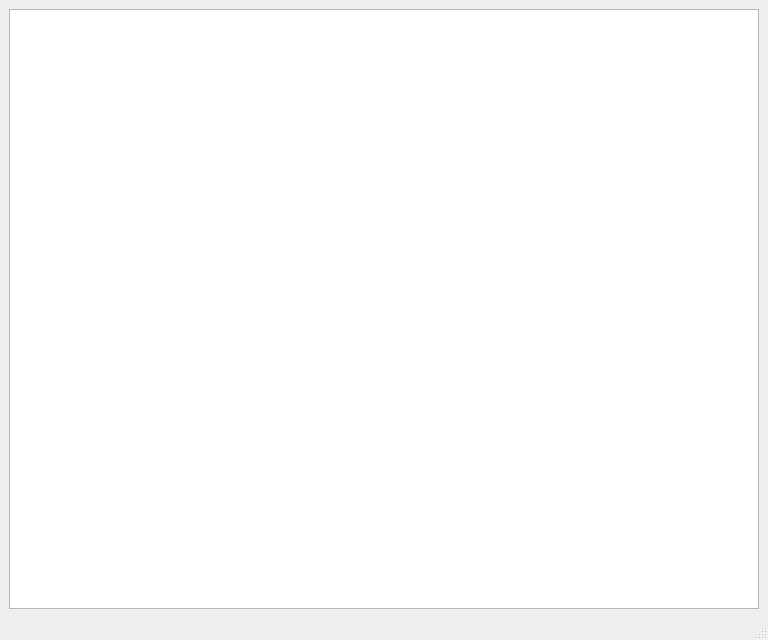
<?xml version="1.0" encoding="UTF-8"?>
<ui version="4.0">
 <class>MainWindow</class>
 <widget class="QMainWindow" name="MainWindow">
  <property name="geometry">
   <rect>
    <x>0</x>
    <y>0</y>
    <width>768</width>
    <height>640</height>
   </rect>
  </property>
  <property name="windowTitle">
   <string>MainWindow</string>
  </property>
  <widget class="QWidget" name="centralwidget">
   <layout class="QGridLayout" name="gridLayout">
    <item row="0" column="0">
     <widget class="PlotWidget" name="plot_view">
      <property name="toolTip">
       <string>Drag the line or double click on a point to select the parameters</string>
      </property>
     </widget>
    </item>
   </layout>
  </widget>
  <widget class="QMenuBar" name="menubar">
   <property name="geometry">
    <rect>
     <x>0</x>
     <y>0</y>
     <width>768</width>
     <height>21</height>
    </rect>
   </property>
  </widget>
  <widget class="QStatusBar" name="statusbar"/>
 </widget>
 <customwidgets>
  <customwidget>
   <class>PlotWidget</class>
   <extends>QGraphicsView</extends>
   <header>pyqtgraph</header>
  </customwidget>
 </customwidgets>
 <resources/>
 <connections/>
</ui>
